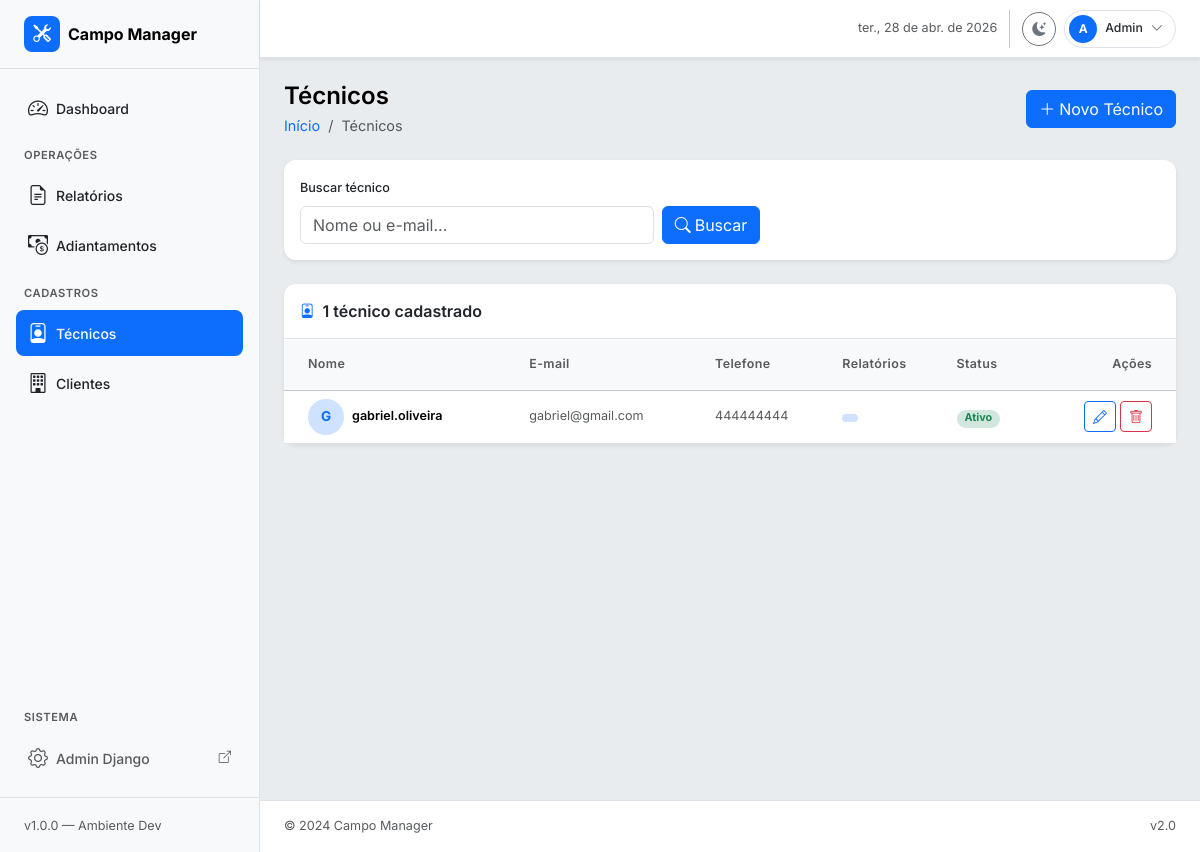
/tecnicos/, run on the app's committed database.
### relatorios/models.py (models this page shows, shortened)
class Tecnico(models.Model):
    nome = models.CharField("Nome completo", max_length=150)
    email = models.EmailField("E-mail", unique=True)
    telefone = models.CharField("Telefone", max_length=20, blank=True)
    ativo = models.BooleanField("Ativo", default=True)
    criado_em = models.DateTimeField(auto_now_add=True)
    class Meta:
        verbose_name = "Técnico"
        verbose_name_plural = "Técnicos"
        ordering = ["nome"]

### relatorios/views.py (the view)
# urls.py: path("tecnicos/", views.TecnicoListView.as_view(), name="tecnico_list"),
class TecnicoListView(ListView):
    model = Tecnico
    template_name = "tecnicos/tecnico_list.html"
    context_object_name = "tecnicos"
    paginate_by = 20
    def get_queryset(self):
        qs = Tecnico.objects.all()
        busca = self.request.GET.get("busca", "").strip()
        if busca:
            qs = qs.filter(Q(nome__icontains=busca) | Q(email__icontains=busca))
        return qs
    def get_context_data(self, **kwargs):
        ctx = super().get_context_data(**kwargs)
        ctx["titulo_pagina"] = "Técnicos"
        ctx["busca"] = self.request.GET.get("busca", "")
        return ctx

### templates/tecnicos/tecnico_list.html (shortened to what this page needs)
{% extends "base.html" %}
{% block page_title %}Técnicos{% endblock %}
{% block breadcrumb %}
  <li class="breadcrumb-item">
    <a href="{% url 'relatorios:dashboard' %}" class="text-decoration-none">Início</a>
  </li>
  <li class="breadcrumb-item active">Técnicos</li>
{% endblock %}
{% block page_actions %}
  <a href="{% url 'relatorios:tecnico_create' %}" class="btn btn-primary d-flex align-items-center gap-1">
    <i class="bi bi-plus-lg"></i> Novo Técnico
  </a>
{% endblock %}
{% block content %}
<div class="card border-0 shadow-sm mb-4">
  <div class="card-body py-3">
    <form method="get" class="row g-2 align-items-end">
      <div class="col-12 col-md-5">
        <label class="form-label fw-medium small">Buscar técnico</label>
        <input type="text"
               name="busca"
               value="{{ busca }}"
               placeholder="Nome ou e-mail..."
               class="form-control">
      </div>
      <div class="col-auto d-flex gap-1">
        <button type="submit" class="btn btn-primary">
          <i class="bi bi-search me-1"></i>Buscar
        </button>
      </div>
    </form>
  </div>
</div>
<div class="card border-0 shadow-sm">
  <div class="card-header bg-transparent border-bottom py-3 d-flex align-items-center gap-2">
    <i class="bi bi-person-badge text-primary"></i>
    <h6 class="mb-0 fw-semibold">{{ tecnicos.count }} técnico{{ tecnicos.count|pluralize }} cadastrado{{ tecnicos.count|pluralize }}</h6>
  </div>
  <div class="card-body p-0">
    {% if tecnicos %}
    <div class="table-responsive">
      <table class="table table-hover align-middle mb-0">
        <thead class="table-light">
          <tr>
            <th class="ps-4 py-3 fw-semibold text-muted small">Nome</th>
            <th class="py-3 fw-semibold text-muted small">E-mail</th>
            <th class="py-3 fw-semibold text-muted small">Telefone</th>
            <th class="py-3 fw-semibold text-muted small">Relatórios</th>
            <th class="py-3 fw-semibold text-muted small">Status</th>
            <th class="py-3 fw-semibold text-muted small text-end pe-4">Ações</th>
          </tr>
        </thead>
        <tbody>
          {% for t in tecnicos %}
          <tr>
            <td class="ps-4">
              <div class="d-flex align-items-center gap-2">
                <div class="d-flex align-items-center justify-content-center rounded-circle bg-primary-subtle text-primary fw-bold"
                     style="width:36px;height:36px;font-size:.85rem;flex-shrink:0;">
                  {{ t.nome|first|upper }}
                </div>
                <span class="fw-semibold small">{{ t.nome }}</span>
              </div>
            </td>
            <td class="small text-muted">{{ t.email }}</td>
            <td class="small text-muted">{{ t.telefone|default:"—" }}</td>
            <td>
              <span class="badge bg-primary-subtle text-primary rounded-pill px-2">
              </span>
            </td>
            <td>
              {% if t.ativo %}
                <span class="badge bg-success-subtle text-success rounded-pill px-2">Ativo</span>
              {% else %}
                <span class="badge bg-secondary-subtle text-secondary rounded-pill px-2">Inativo</span>
              {% endif %}
            </td>
            <td class="text-end pe-4">
              <div class="d-flex gap-1 justify-content-end">
                <a href="{% url 'relatorios:tecnico_update' t.pk %}"
                   class="btn btn-sm btn-outline-primary" title="Editar">
                  <i class="bi bi-pencil"></i>
                </a>
                <a href="{% url 'relatorios:tecnico_delete' t.pk %}"
                   class="btn btn-sm btn-outline-danger" title="Excluir">
                  <i class="bi bi-trash"></i>
                </a>
              </div>
            </td>
          </tr>
          {% endfor %}
        </tbody>
      </table>
    </div>
    {% endif %}
  </div>
</div>
{% endblock %}

### static/css/custom.css (style rules this page uses)
body { font-family: 'Inter', sans-serif; font-size: .9rem; }
.table thead th { background-color: var(--bs-tertiary-bg); color: var(--bs-secondary-color); }
.card { border-radius: .75rem; transition: box-shadow .2s ease, transform .15s ease; }
.table th { font-size: .78rem; letter-spacing: .03em; }

### data on the page
Tecnico: nome|first "G", nome "gabriel.oliveira", email "gabriel@gmail.com", telefone "444444444", ativo "Ativo"

### other printed values
{{ tecnicos.count }} "1"
